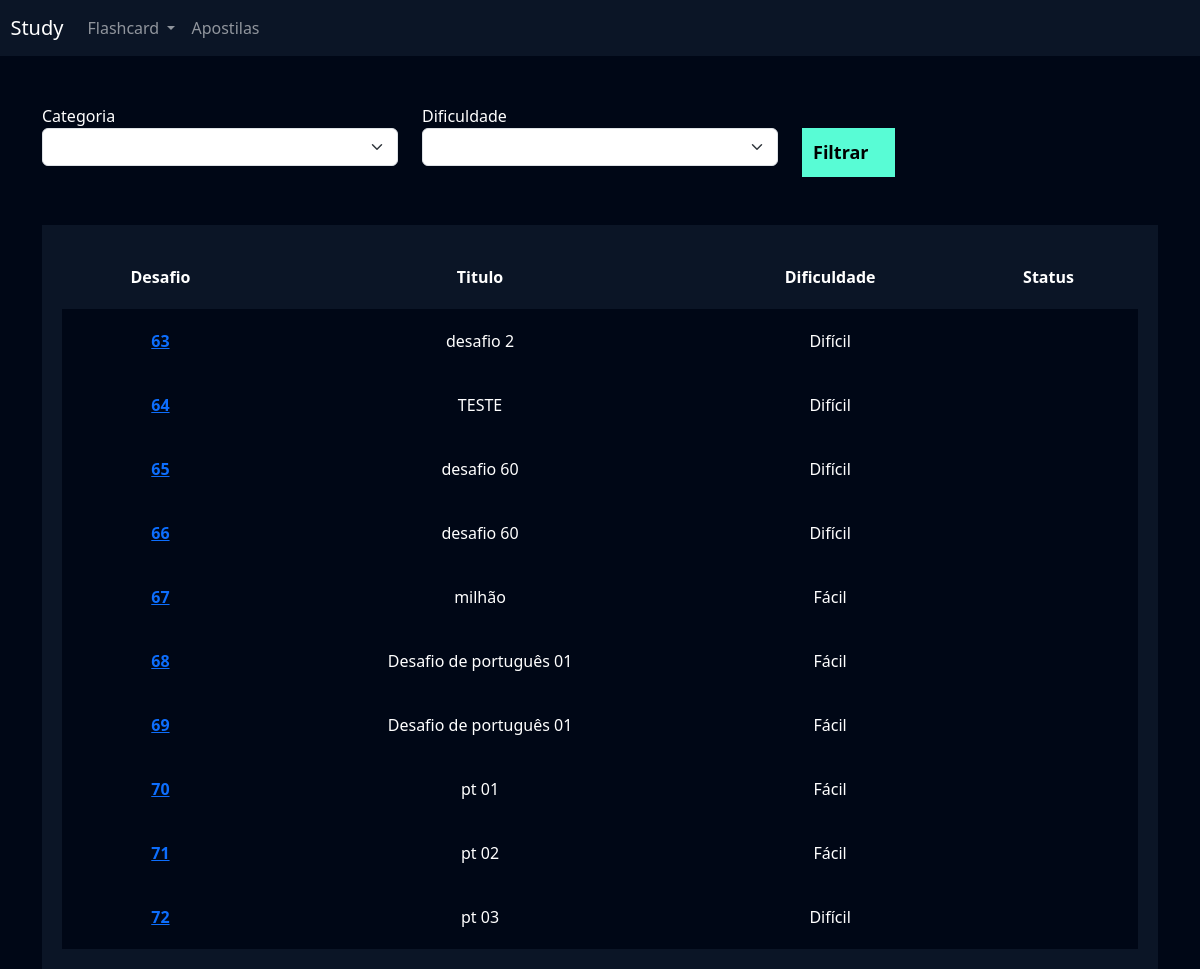
/flashcard/listar_desafio/ (signed in), run on an earlier commit of the app's database.
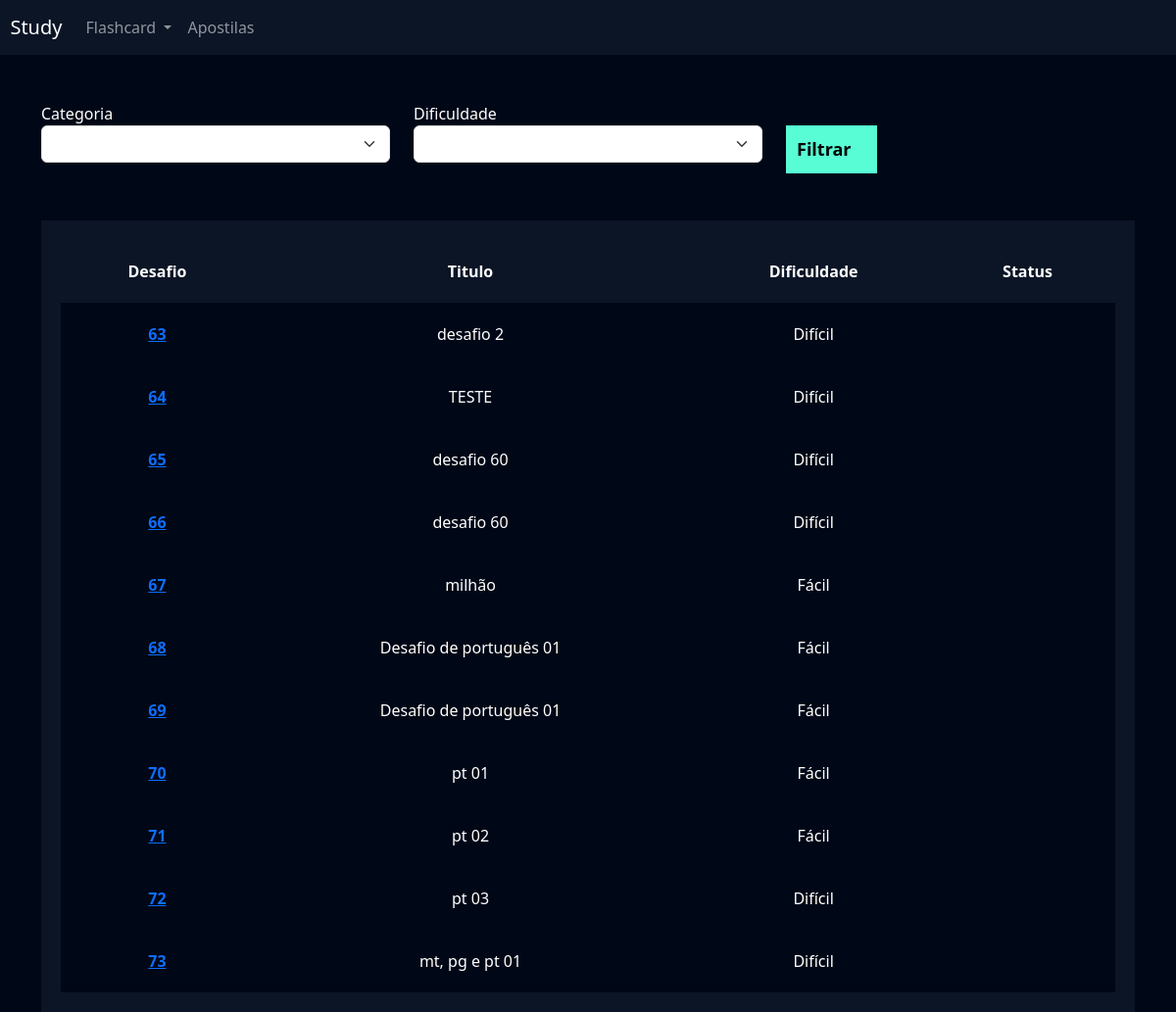
And on a later commit of the database.
### flashcard/models.py (models this page shows, shortened)
class Desafio(models.Model):
    user = models.ForeignKey(User, on_delete=models.DO_NOTHING)
    titulo = models.CharField(max_length=100)
    categoria = models.ManyToManyField(Categoria)
    quantidade_perguntas = models.IntegerField()
    dificuldade = models.CharField(
        max_length=1, choices=Flashcard.DIFICULDADE_CHOICES)
    flashcards = models.ManyToManyField(FlashcardDesafio)

### flashcard/views.py (the view)
# urls.py: path('listar_desafio/', views.listar_desafio, name='listar_desafio'),
def listar_desafio(request):
    desafios = Desafio.objects.filter(user=request.user)
    return render(request, 'listar_desafio.html', {'desafios': desafios})

### flashcard/templates/listar_desafio.html (shortened to what this page needs)
{% extends "base.html" %}
{% load static %}
{% block 'cabecalho' %}
 <link href="{% static 'usuarios/css/cadastro.css' %}" rel="stylesheet">
 <link href="{% static 'flashcard/css/novo_flashcard.css' %}" rel="stylesheet">
 <link href="{% static 'flashcard/css/iniciar_desafio.css' %}" rel="stylesheet">
 <link href="{% static 'flashcard/css/desafio.css' %}" rel="stylesheet">
 <link href='https://unpkg.com/boxicons@2.1.4/css/boxicons.min.css' rel='stylesheet'>
{% endblock 'cabecalho' %}
{% block 'conteudo' %}
{% include "partials/header.html" %}
 <div class="container">
 <br>
 <br>
    <div class="row">
    <div class="col-md">
        <form action="" method="GET">
         <label for="">Categoria</label>
            <select name="categoria" class="form-select">
            </select>
    </div>
    <div class="col-md">
        <label for="">Dificuldade</label>
            <select name="dificuldade" class="form-select">
            </select>
        </div>
 <div class="col-md">
 <br>
        <input type="submit" value="Filtrar" class="btn-cadastro">
    </div>
    </div>
 <br>
 <br>
    <div class="box-listar">
        <table>
        <thead>
            <tr>
                <th scope="col">Desafio</th>
                <th scope="col">Titulo</th>
                <th scope="col">Dificuldade</th>
                <th scope="col">Status</th>
            </tr>
        </thead>
    <tbody>
        {% for desafio in desafios %}
        <tr class="linha">
            <th><a href="{% url 'desafio' desafio.id %}">{{desafio.id}}</a></th>
            <td>{{desafio.titulo}}</td>
            <td>{{desafio.get_dificuldade_display}}</td>
            <td>{{desafio.status}}</td>
        </tr>
        {% endfor %}
    </tbody>
 </table>
 </div>
 </div>
{% endblock 'conteudo' %}

What changed in the data, as far as the page shows it:
added Desafio: id "73", titulo "mt, pg e pt 01", dificuldade "Difícil"
